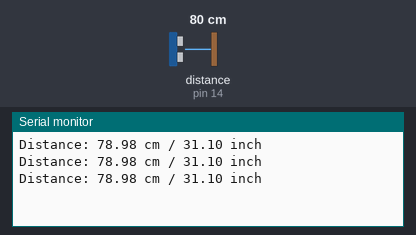
The sketch below on a simulated Arduino Uno, built with avr-gcc and run on an emulated ATmega328P. Parts: the last lines printed to the serial monitor. Wiring (inferred from the names in the program): ultrasonic range finder: trigger pin 13; echo pin 14. Inputs (shaded band) come from the test bench; at power-on: distance to the obstacle (sensor on pin 14) 80 cm. The echo pulse lasts 58.3 µs per cm.

Above: at 1.2 s.
1.3 s: distance to the obstacle (sensor on pin 14) set to 2 cm
At 1.9 s:
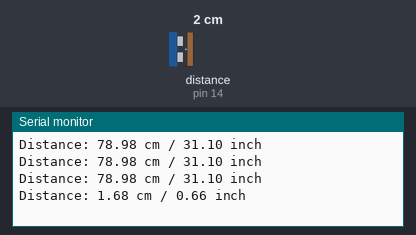
2.8 s: distance to the obstacle (sensor on pin 14) set to 4 cm
At 3.5 s:
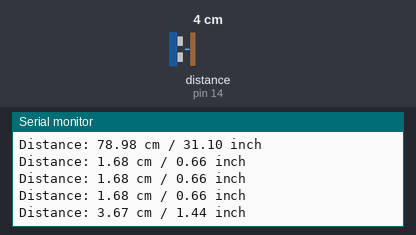
Timing chart, 0 to 5.8 s (numbered marks = the images above; inputs shaded):
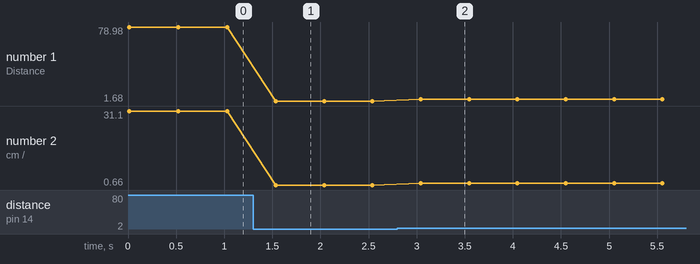

The sketch:

hc-sr04.ino
```cpp
#include "distanceSensor.h"

void setup() {
  Serial.begin(115200);
  setupDistance();
}

void loop() {
  float cm = readDistanceCM();
  float inch = readDistanceInch();

  Serial.print("Distance: ");
  Serial.print(cm);
  Serial.print(" cm / ");
  Serial.print(inch);
  Serial.println(" inch");

  delay(500);
}
```

distanceSensor.cpp
```cpp
#include <Arduino.h>
#include "distanceSensor.h"

#define TRIG_PIN 13
#define ECHO_PIN 14

void setupDistance() {
  pinMode(TRIG_PIN, OUTPUT);
  pinMode(ECHO_PIN, INPUT);
}

float readDistanceCM() {
  digitalWrite(TRIG_PIN, LOW);
  delayMicroseconds(2);
  digitalWrite(TRIG_PIN, HIGH);
  delayMicroseconds(10);
  digitalWrite(TRIG_PIN, LOW);

  float duration_us = pulseIn(ECHO_PIN, HIGH);
  float distance_cm = 0.017 * duration_us;
  return distance_cm;
}

float readDistanceInch() {
  float distance_inch = readDistanceCM();
  return distance_inch / 2.54;
}
```

distanceSensor.h
```cpp
#ifndef DISTANCE_SENSOR_H
#define DISTANCE_SENSOR_H

void setupDistance();
float readDistanceCM();
float readDistanceInch();

#endif
```

Measured:
- after the input at 1.3 s, the serial monitor: prints a new line after 0.24 s (image 1)
- after the input at 2.8 s, the serial monitor: prints a new line after 0.24 s (image 2)
- plotted number 1: 78.98 → 1.68 after the input at 1.3 s, 1.68 → 3.67 after the input at 2.8 s
- plotted number 2: 31.1 → 0.66 after the input at 1.3 s, 0.66 → 1.44 after the input at 2.8 s
